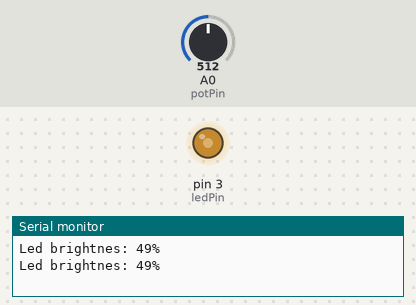
This sketch was run on a simulated Arduino Uno, built with avr-gcc and run on an emulated ATmega328P. Parts: output pins drawn as LEDs (lit = HIGH), the last lines printed to the serial monitor. The test bench sets the inputs (shaded band); at power-on: A0 (potPin) = 512.

Above: at 1.2 s.
1.3 s: A0 (potPin) set to 716
At 1.6 s:
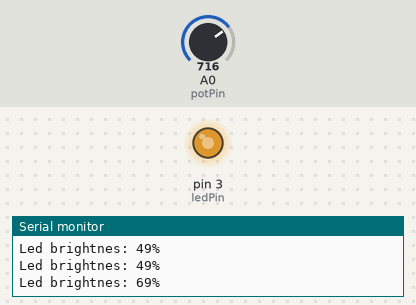
2.8 s: A0 (potPin) set to 900
At 4.0 s:
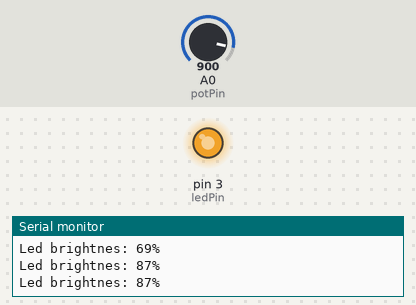
4.3 s: A0 (potPin) set to 122
At 5.1 s:
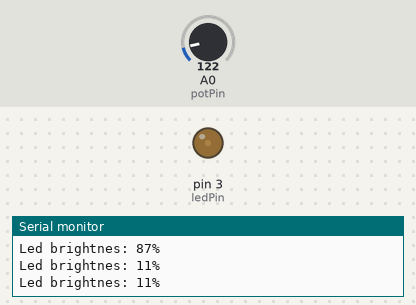
5.8 s: A0 (potPin) set to 0
At 6.3 s:
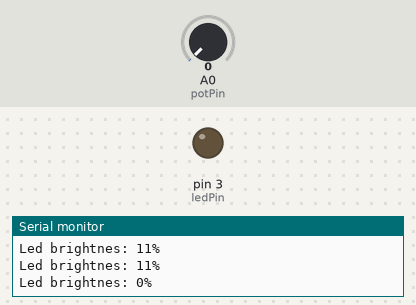
7.3 s: A0 (potPin) set to 510
At 8.6 s:
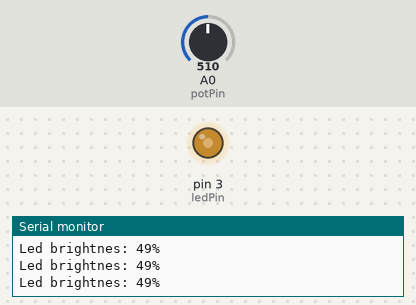
Timing chart, 0 to 9.8 s (numbered marks = the images above; inputs shaded):
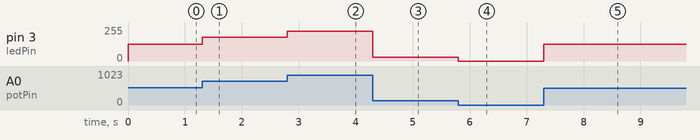

Measured:
- after the input at 1.3 s, pin 3 (ledPin): 127/255 → 178/255 at once
- after the input at 2.8 s, pin 3 (ledPin): 178/255 → 224/255 at once
- after the input at 4.3 s, pin 3 (ledPin): 224/255 → 30/255 at once
- after the input at 5.8 s, pin 3 (ledPin): 30/255 → 0/255 at once
- after the input at 7.3 s, pin 3 (ledPin): 0/255 → 127/255 at once

The sketch:

LedController.ino
```cpp
int potPin = A0;
int ledPin = 3;
int val;
int brightnes = 0;
int brightnesP = 0;
unsigned long lastPrint= 0;

void setup() {
  Serial.begin(9600);
  pinMode(ledPin, OUTPUT);
}

void loop() {
  val = analogRead(potPin);
  brightnes = map(val,0,1023,0,255);
  brightnesP = map(brightnes, 0, 255, 0 ,100);
  analogWrite(ledPin, brightnes);

  if (millis() - lastPrint >= 500) {
    Serial.println("\n\n\n\n\n\n\n\n\n\n\n\n\n");
    Serial.print("Led brightnes: ");
    Serial.print(brightnesP);
    Serial.println("%");
    lastPrint = millis();
  }
}
```
